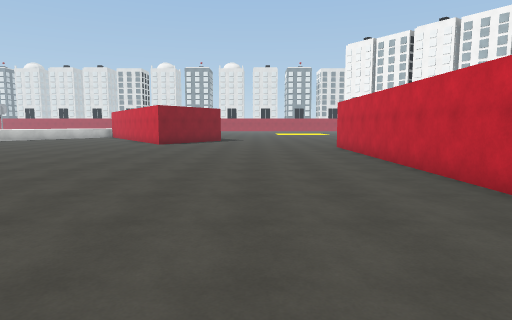
View 1 (above)

24 first-person views from a walk through a 3-D level made in the Unity game engine. The camera is 1.5 m above the floor, tilts 6° down and sees 75° across. The floor is counted in squares, 2 m on a side. Each view is taken from the middle of a square. On the plan, view 1 faces up. The plan holds only what a view shows up to about 11 squares ahead; the rest is blank. The place goes on beyond the plan. Surface patterns are stand-ins for the level's own textures.

View 2
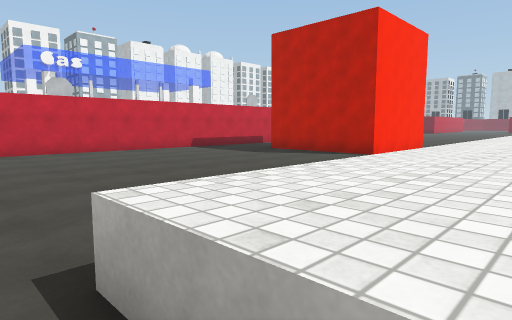

View 3
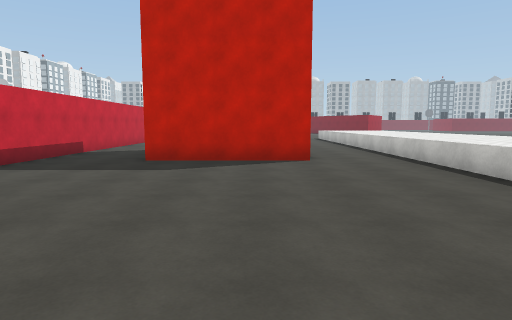

View 4
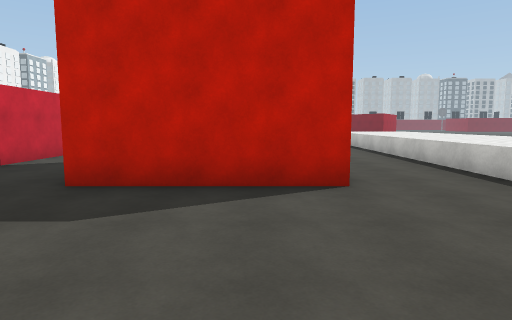

View 5
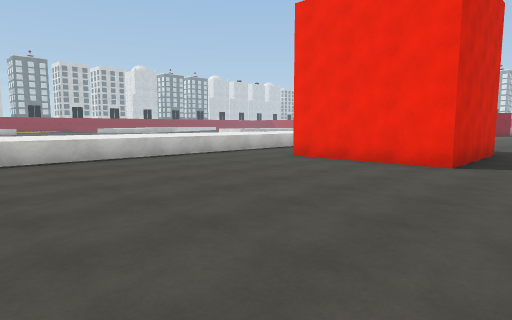

View 6
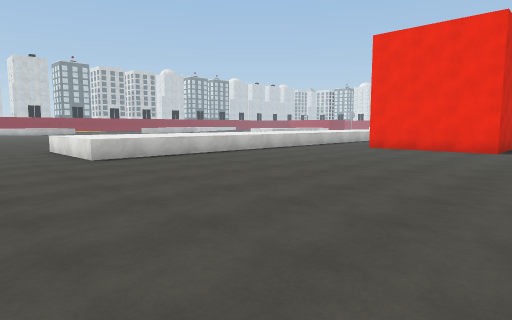

View 7
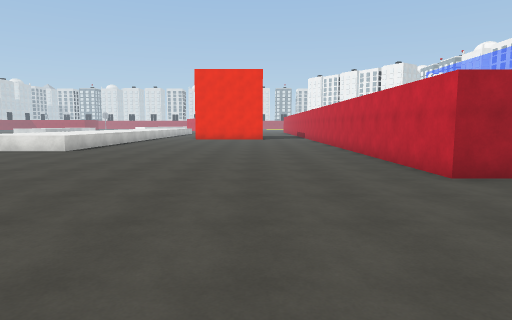

View 8
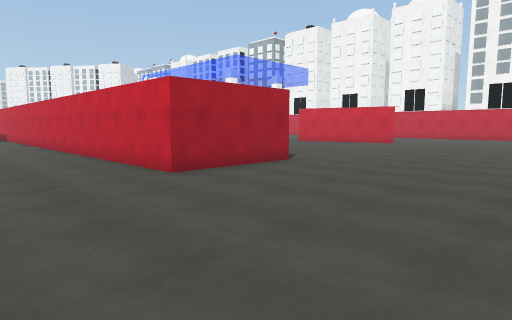

View 9
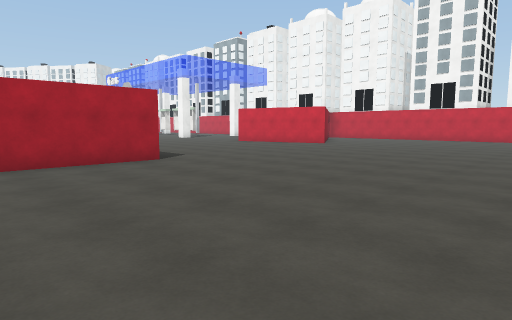

View 10
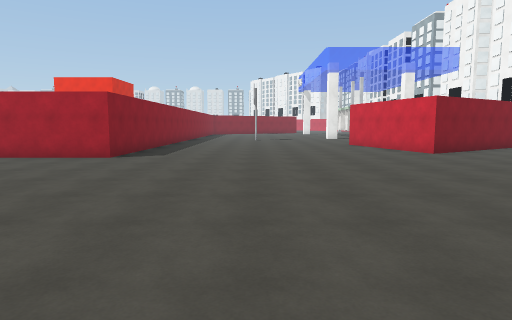

View 11
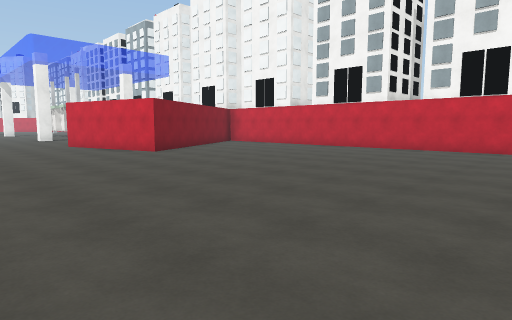

View 12
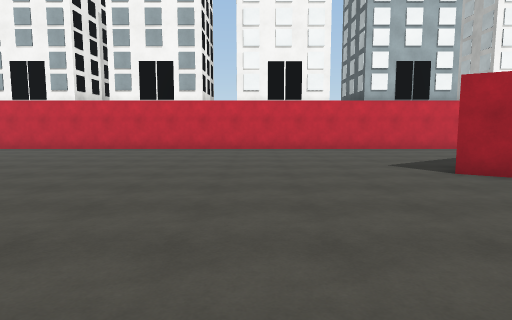

View 13
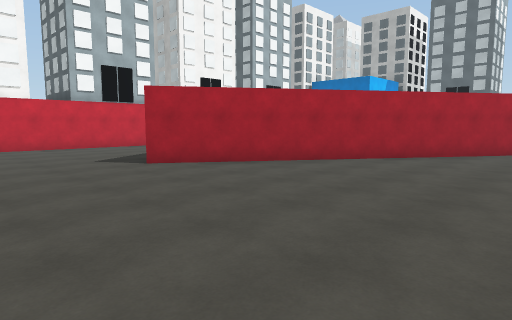

View 14
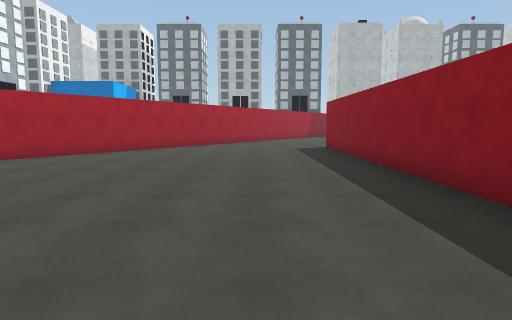

View 15
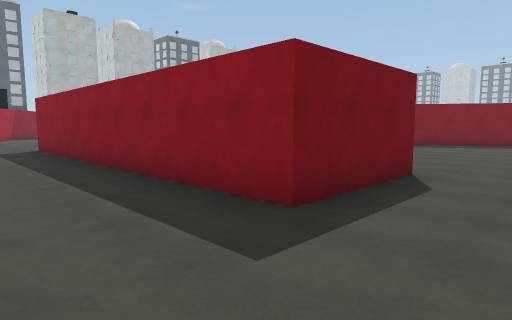

View 16
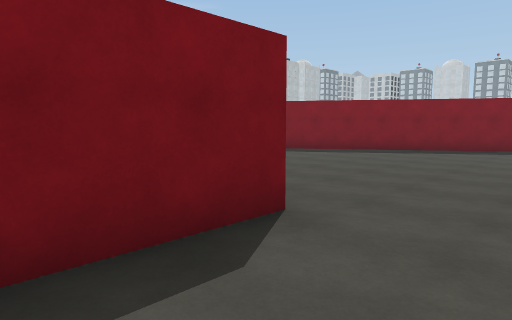

View 17
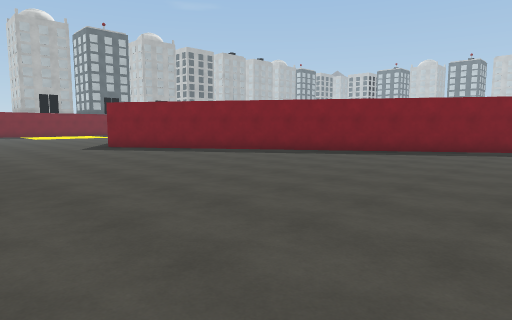

View 18
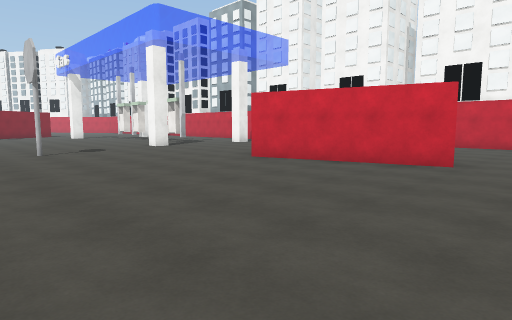

View 19
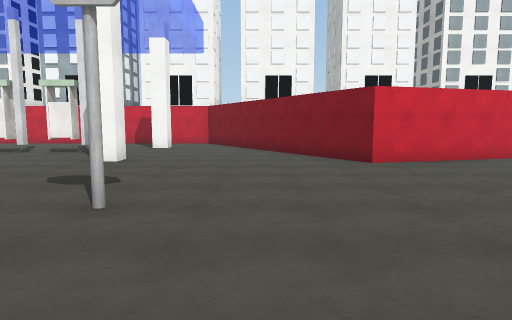

View 20
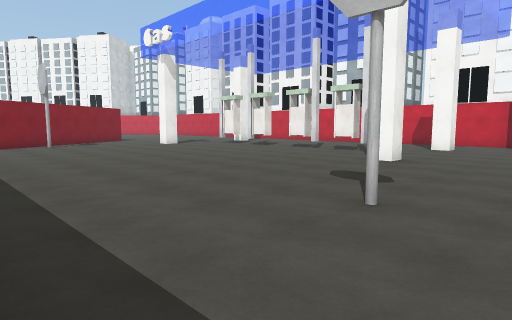

View 21
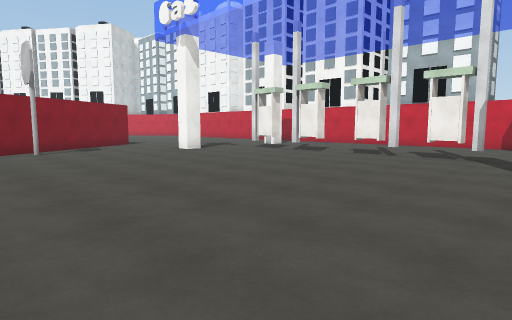

View 22
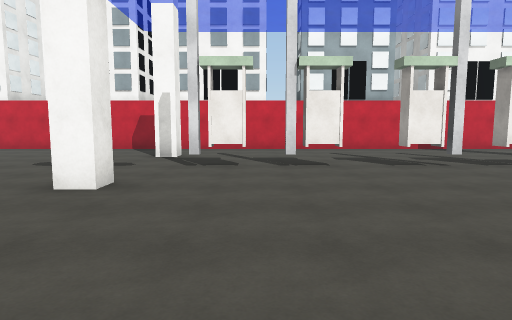

View 23
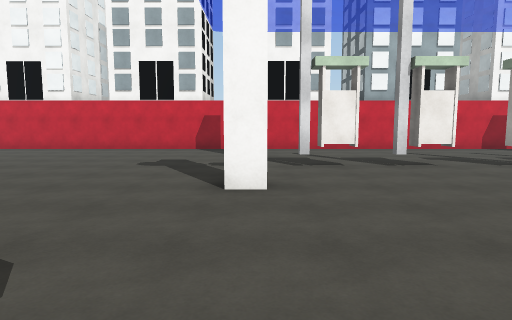

View 24
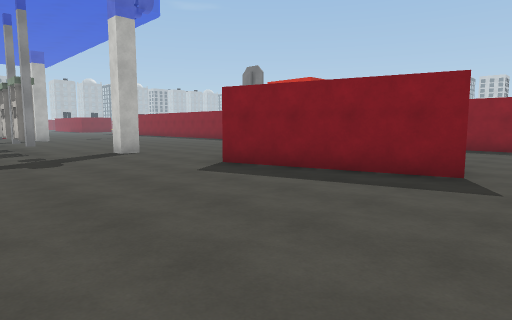

### Floor plan
Key: @ floor where view 1 was taken; # wall or solid block; x gap in a wall; . floor; = window, fence, low wall or low ledge; ^ raised ledge; S sign; O other object.
Columns run from 7 left of view 1 to 20 right of it. Each row starts with its distance up from view 1.
 11 ..........#         .....
 10 ..........#   ........... .#
  9 ..........###.....#........#
  8  .........###     ##.......
  7 ..........#        #.......#
  6 ^^........#       ##.......#
  5 ^^........#      ##........#
  4 ^^........#    ###.........#
  3 ^^........#    #S..........#
  2  ^........#    .....=...=..#
  1  ^........#    .......O....#
  0  ^.....@..#   .............#
 -1 ^^..####..#   ........O....#
 -2 ^^..#  #..#   .............#
 -3 ^^..#  #..#   ........O....#
 -4 ^^..####..#   ........x....#
 -5 ^^........#   ........O....#
 -6 ^^.......    ..............#
 -7 ^^........   .......=...=..
 -8 ^^........   ..............#
 -9 ^^........#  ...S........
-10 ^^........#  ...........#
-11 ^^........#   ........###
-12 ^^........#    .....###
-13 ..........#    .....#
-14 ..........###.......## ##
-15  .........###........###...#
-16   ........###........#.....
-17    .......###............
-18     ..................... .#
-19     .......................#
-20      ......................#
-21       .....................#
-22 ...........................#
-23 ...........................#
-24 ...........................#
-25 #.........###..............#
-26 ##........  #..............#
-27  #........  #..............
-28  ##.......  #..............#
-29   ##......  #..............#
-30    #......  #........#.....#
-31    ##.....  #.......##  ...#
-32     ##...   #.......#     .#
-33        ..   #......##
-34             #.....##

Where each view was taken, in squares from view 1:
view 1: 0 up, 0 right, facing up
view 2: 7 up, 7 left, facing down-right
view 3: 6 up, 2 left, facing down
view 4: 3 up, 2 left, facing down
view 5: 11 down, 2 right, facing up-left
view 6: 15 down, 2 right, facing up-left
view 7: 22 down, 0 right, facing up
view 8: 22 down, 0 right, facing up-right
view 9: 24 down, 2 right, facing up-right
view 10: 25 down, 9 right, facing up
view 11: 25 down, 9 right, facing up-right
view 12: 26 down, 9 right, facing right
view 13: 26 down, 8 right, facing down-right
view 14: 23 down, 8 right, facing down
view 15: 23 down, 8 right, facing down-left
view 16: 23 down, 5 right, facing down-left
view 17: 21 down, 3 right, facing down-left
view 18: 18 down, 7 right, facing up-right
view 19: 10 down, 6 right, facing right
view 20: 10 down, 6 right, facing up-right
view 21: 7 down, 7 right, facing up-right
view 22: 0 up, 9 right, facing right
view 23: 2 up, 9 right, facing right
view 24: 11 up, 17 right, facing down-left
